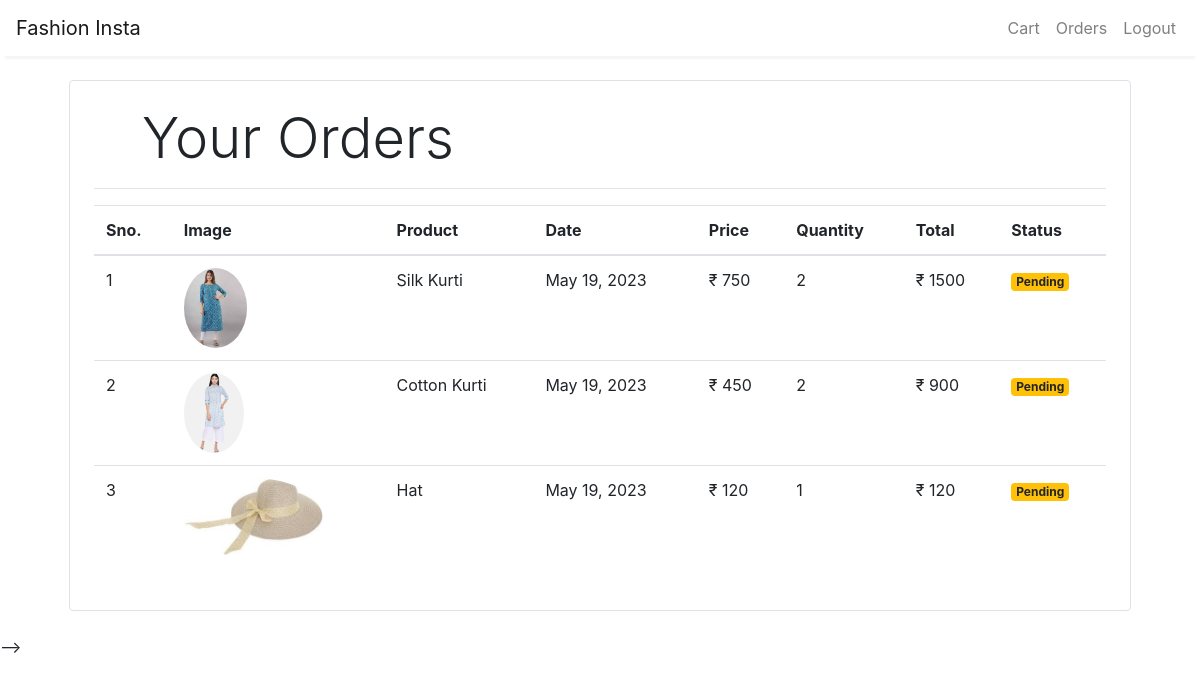
Screenshot of /orders (signed in) with the database file from the repository.
### store/models.py (models this page shows, shortened)
class Order(models.Model):
    product = models.ForeignKey(Product,
                                on_delete=models.CASCADE)
    customer = models.ForeignKey(Customer,
                                 on_delete=models.CASCADE)
    quantity = models.IntegerField(default=1)
    price = models.IntegerField()
    address = models.CharField(max_length=50, default='', blank=True)
    phone = models.CharField(max_length=50, default='', blank=True)
    date = models.DateField(default=datetime.datetime.today)
    status = models.BooleanField(default=False)
    @staticmethod
    def get_orders_by_customer(customer_id):
        return Order.objects.filter(customer=customer_id).order_by('-date')

class Product(models.Model):
    name = models.CharField(max_length=50)
    price = models.IntegerField(default=0)
    category = models.ForeignKey(Category, on_delete=models.CASCADE, default=1)
    description = models.CharField(max_length=200, default='' , null=True , blank=True)
    image = models.ImageField(upload_to='uploads/products/')

### store/middlewares/auth.py (the view)
    def middleware(request):
        print(request.session.get('customer'))
        returnUrl = request.META['PATH_INFO']
        print(request.META['PATH_INFO'])
        if not request.session.get('customer'):
           return redirect(f'login?return_url={returnUrl}')
        response = get_response(request)
        return response

### store/templatetags/custom_filter.py (called while the page is built)
@register.filter(name='currency')
def currency(number):
    return "₹ "+str(number)

@register.filter(name='multiply')
def multiply(number , number1):
    return number * number1

### store/views.py (called while the page is built)
    def get(self , request ):
        customer = request.session.get('customer')
        if(customer):
            orders = Order.get_orders_by_customer(customer)
            return render(request , 'orders.html'  , {'orders' : orders})
        else:
            return render(request,'login.html')

### templates/orders.html (shortened to what this page needs)
{% extends 'base.html' %}
<!-- {% block content %}
{% load cart %}
{% load custom_filter %} -->
<div class="container">
   <div class="border rounded p-4 m-4">
        <p class="display-4 pl-4 ml-4">Your Orders</p>
        <hr>
        <table class="table">
            <thead>
                <tr>
                    <th>Sno.</th>
                    <th>Image</th>
                    <th>Product</th>
                    <th>Date</th>
                    <th>Price</th>
                    <th>Quantity</th>
                    <th>Total</th>
                    <th>Status</th>
                </tr>
            </thead>
            <tbody>
                {% for order in orders %}
                <tr>
                    <td>{{forloop.counter}}</td>
                    <td><img style="height: 80px;" class="rounded-circle" src="{{order.product.image.url}}" alt=""></td>
                    <td>{{order.product.name}}</td>
                    <td>{{order.date}}</td>
                    <td>{{order.price|currency}}</td>
                    <td>{{order.quantity}}</td>
                    <td>{{order.quantity|multiply:order.price|currency}}</td>
                    {% if order.status %}
                    <td><small class="badge badge-success">Completed</small></td>
                    {% else %}
                    <td><small class="badge badge-warning">Pending</small></td>
                    {% endif %}
                </tr>
                {% endfor %}
            </tbody>
        </table>
   </div>
</div>
{% endblock %}

### rows the page displays
Order: product.image (picture), product.name "Silk Kurti", date "May 19, 2023", price "₹ 750", quantity "2", quantity|multiply "₹ 1500", status "Pending"
Order: product.image (picture), product.name "Cotton Kurti", date "May 19, 2023", price "₹ 450", quantity "2", quantity|multiply "₹ 900", status "Pending"
Order: product.image (picture), product.name "Hat", date "May 19, 2023", price "₹ 120", quantity "1", quantity|multiply "₹ 120", status "Pending"
